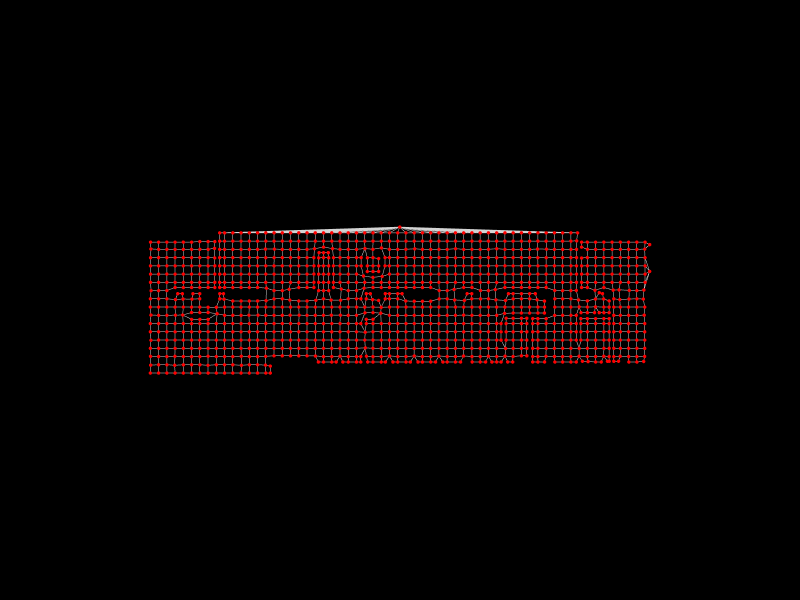

Notebook cell for this chart:
### Markdown cell above
## 13. Show the analysis graph

### Code cell
Topology.Show(analysis_graph,
              camera=[0,0,7],
              vertexSize=4,
              vertexColor="red",
              edgeColor="lightgrey",
              backgroundColor="black",
              width=800,
              height=600,
              renderer=renderer)

### Figure 1 — Plotly figure (JSON) as saved in the notebook; plotly's stock layout.template omitted (floating-point values rounded to 4 significant figures; data arrays with more than 128 entries replaced by an {"elided": "..."} marker saying what was removed)
{"data": [{"hoverinfo": "text", "legendgroup": "2", "legendrank": 2, "line": {"color": "lightgrey", "dash": "solid", "width": 1}, "marker": {"size": 0}, "mode": "lines", "name": "1: Untitled Graph (Edges)", "showlegend": false, "text": "", "type": "scatter3d", "x": {"elided": "6333 float values"}, "y": {"elided": "6333 float values"}, "z": {"elided": "6333 int values"}}, {"customdata": {"elided": "1141 str values"}, "hoverinfo": "text", "hovertemplate": {"elided": "1141 str values"}, "hovertext": {"elided": "1141 str values"}, "legendgroup": "1", "legendrank": 1, "marker": {"color": {"elided": "1141 str values"}, "line": {"width": 0}, "opacity": 1, "size": {"elided": "1141 int values"}, "sizemode": "diameter", "symbol": "circle"}, "mode": "markers", "name": "1: Untitled Graph (Vertices)", "showlegend": false, "text": {"elided": "1141 str values"}, "type": "scatter3d", "x": {"elided": "1141 float values"}, "y": {"elided": "1141 float values"}, "z": {"elided": "1141 int values"}}], "layout": {"autosize": true, "height": 600, "margin": {"b": 40, "l": 40, "r": 40, "t": 40}, "paper_bgcolor": "#000000", "plot_bgcolor": "#000000", "scene": {"aspectmode": "data", "camera": {"center": {"x": 0, "y": 0, "z": 0}, "eye": {"x": 0, "y": 0, "z": 7}, "projection": {"type": "perspective"}, "up": {"x": 0, "y": 1, "z": 0}}, "xaxis": {"visible": false}, "yaxis": {"visible": false}, "zaxis": {"visible": false}}, "showlegend": true, "width": 800, "xaxis": {"showgrid": false, "visible": false, "zeroline": false}, "yaxis": {"showgrid": false, "visible": false, "zeroline": false}}}
